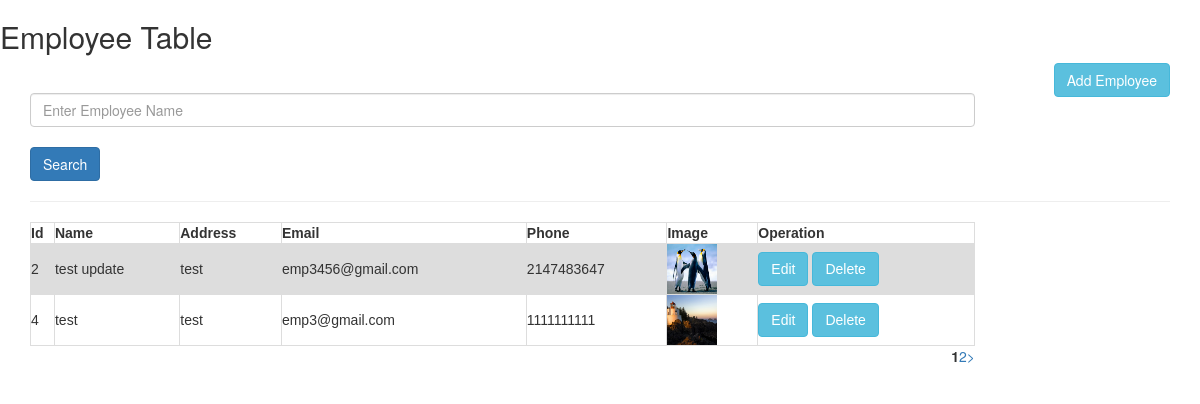
The page / on the database its author committed.
### tables this page shows
CREATE TABLE `employees` (
  `id` int(10) NOT NULL,
  `name` varchar(50) NOT NULL,
  `address` text NOT NULL,
  `email` text NOT NULL,
  `phone` varchar(20) NOT NULL,
  `dob` date NOT NULL,
  `image` text NOT NULL
);

### application/controllers/Home.php (called while the page is built, shortened)
<?php
class Home extends CI_Controller {
	public function __construct(){
		$this->load->model('Operation_model','operations');
	}
	public function index() {
		$data['reset']=false;
		$config = array();
        $config["base_url"] = base_url('home') ;
        $config["total_rows"] = $this->operations->get_count();
        $config["per_page"] = 2;
        $config["uri_segment"] = 2;
        $this->pagination->initialize($config);
		$page = ($this->uri->segment(2)) ? $this->uri->segment(2) : 0;
		$data["links"] = $this->pagination->create_links();
		if($this->input->post()){
			$this->form_validation->set_rules('search_employee_name','Employee Name','required');
			if($this->form_validation->run()==false){
				$data['reset'] = false;
		        $data['employees'] = $employees=$this->operations->get_employees_pagination($config["per_page"],$page);
		     	$this->load->view('home',$data);
	     	}else{
				$data['employees'] = $employees=$this->operations->getAllEmployeeWithName($this->input->post('search_employee_name'),$config["per_page"],$page);
				$data['employees']=$employees;
				$data[]=false;
				$this->load->view('home',$data);
		     }
		}else{
	        $page = ($this->uri->segment(2)) ? $this->uri->segment(2) : 0;
	        $data["links"] = $this->pagination->create_links();
	        $data['employees'] = $employees=$this->operations->get_employees_pagination($config["per_page"],$page);
	     	$this->load->view('home',$data);
     	}
     }
}

### index.php (called while the page is built, shortened)
<?php
require_once BASEPATH.'core/CodeIgniter.php';

### application/models/Operation_model.php (called while the page is built, shortened)
<?php
class Operation_model extends CI_Model{
	public function get_count() {
        return $this->db->count_all('employees');
    }
	public function get_employees_pagination($limit, $start) {
        $this->db->limit($limit, $start);
        $query = $this->db->get('employees');
        return $query->result();
    }
}
?>

### application/views/home.php (the view, shortened to what this page needs)
<!DOCTYPE html>
<html>
<head>
</head>
  <link rel="stylesheet" href="https://maxcdn.bootstrapcdn.com/bootstrap/3.4.1/css/bootstrap.min.css">
<body>
<h2>Employee Table</h2>
<div class="container">
	<p><?php echo anchor('home/add','Add Employee','class="btn btn-info pull-right"');?></p>
            <br>
             <div class="row">
             	<div class="col-sm-10">
             	<?php echo form_open('home');?>
             	<?php echo form_input('search_employee_name',($reset)?'':set_value('search_employee_name'),'class="form-control" placeholder="Enter Employee Name"');?>
             	<?php echo form_error('search_employee_name','<div class="error" style="color:red">','</div>');?> <br>
             	<?php echo form_submit('filter','Search','class="btn btn-primary"'); ?>
             	<?php echo form_close(); ?>
               </div>
           </div>
              <hr>
		<div class="row">
			<div class="col-sm-10">
		<table>
		  <tr>
		    <th>Id</th>
		    <th>Name</th>
		    <th>Address</th>
		    <th>Email</th>
		    <th>Phone</th>
		    <th>Image</th>
		    <th>Operation</th>
		  </tr>
		  <?php  if(empty($employees)) {
		                         echo "<tr style='background-color:white'><td style='border: 1px white'>No data Found</td></tr>";
		                       }
		      else {
		     	foreach($employees as $employee) { ?>
		  <tr>
		    <td><?php echo $employee->id ; ?></td>
		   <td><?php echo $employee->name ; ?></td>
		    <td><?php echo $employee->address ; ?></td>
		    <td><?php echo $employee->email ; ?></td>
		      <td><?php echo $employee->phone ; ?></td>
		    <td><img src="<?php echo base_url('images/'.$employee->image); ?>" alt="" width=50 height=50></td>
		    <td>
		    	<?php echo anchor(base_url().'home/edit/'.$employee->id,'Edit','class="btn btn-info"'); ?>
		    	<?php echo anchor(base_url('home/delete/'.$employee->id),'Delete',['class'=>'btn btn-info',   'onclick'=>"return confirm('Are you sure want activate this record')"]); ?>
		    </td>
		  </tr>
		  <?php
			}
		}
		  ?>
		</table>
		<p class="pull-right"><?php echo $links; ?></p>
		</div>
		</div>
</div>
</body>
</html>

### application/views/home.php (style rules this page uses)
table { font-family: arial, sans-serif; border-collapse: collapse; width: 100%; }
td, th { border: 1px solid #dddddd; text-align: left; padding: 8px; }
tr:nth-child(even) { background-color: #dddddd; }

### rows shown on the page
employees: id "2", name "test update", address "test", email "emp3456@gmail.com", phone "2147483647", image (picture), id "Edit", id "Delete"
employees: id "4", name "test", address "test", email "emp3@gmail.com", phone "1111111111", image (picture), id "Edit", id "Delete"

### other values the page prints
anchor('home/add','Add Employee','class="btn btn-info pull-right"') "Add Employee"
$links "1 2 >"
